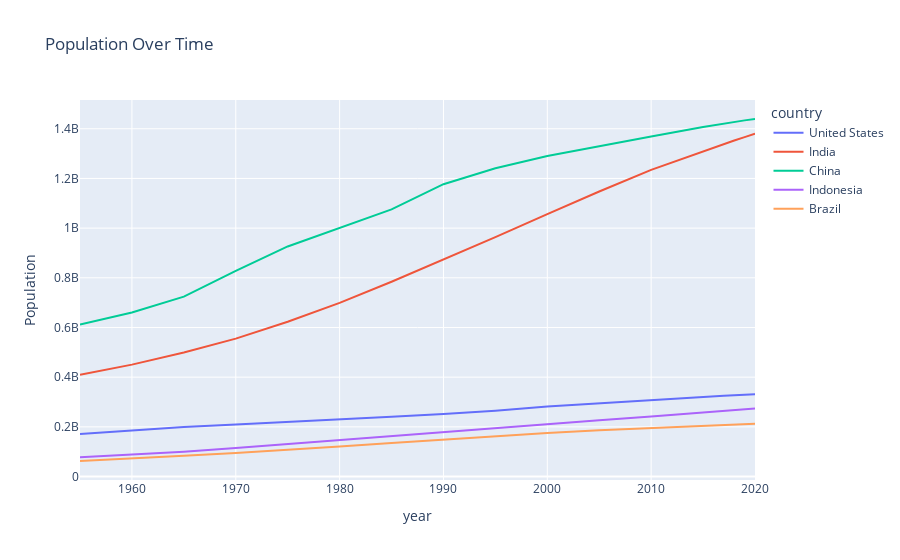

Notebook code for this chart:
### Markdown cell above
####   ⭐ GENERAL SYNTAX OF PLOTLY EXPRESS
px.chart_type(
    data_frame,
    x="column_name_for_x",
    y="column_name_for_y",
    color="column_name_for_colors",
    title="Your Title Here",
    labels={"x": "X Label", "y": "Y Label"},
    other_options_here...
)

### Code cell
fig = px.line(
    data_pivot,
    x=data_pivot.index,
    y=data_pivot.columns,
    labels={"x": "Year", "value": "Population"},
    title="Population Over Time",
       # width=700,     # figure width in pixels
   # height=400     # figure height in pixels
)
fig.show()

### Figure 1 — Plotly figure (JSON) as saved in the notebook; plotly's stock layout.template omitted (floating-point values rounded to 4 significant figures)
{"data": [{"hovertemplate": "country=United States<br>year=%{x}<br>Population=%{y}<extra></extra>", "legendgroup": "United States", "line": {"color": "#636efa", "dash": "solid"}, "marker": {"symbol": "circle"}, "mode": "lines", "name": "United States", "orientation": "v", "showlegend": true, "type": "scatter", "x": [1955.0, 1960.0, 1965.0, 1970.0, 1975.0, 1980.0, 1985.0, 1990.0, 1995.0, 2000.0, 2005.0, 2010.0, 2015.0, 2016.0, 2017.0, 2018.0, 2019.0, 2020.0], "xaxis": "x", "y": [171700000.0, 186700000.0, 199700000.0, 209500000.0, 219100000.0, 229500000.0, 240500000.0, 252100000.0, 265200000.0, 281700000.0, 295000000.0, 309000000.0, 320900000.0, 323000000.0, 325100000.0, 327100000.0, 329100000.0, 331000000.0], "yaxis": "y"}, {"hovertemplate": "country=India<br>year=%{x}<br>Population=%{y}<extra></extra>", "legendgroup": "India", "line": {"color": "#EF553B", "dash": "solid"}, "marker": {"symbol": "circle"}, "mode": "lines", "name": "India", "orientation": "v", "showlegend": true, "type": "scatter", "x": [1955.0, 1960.0, 1965.0, 1970.0, 1975.0, 1980.0, 1985.0, 1990.0, 1995.0, 2000.0, 2005.0, 2010.0, 2015.0, 2016.0, 2017.0, 2018.0, 2019.0, 2020.0], "xaxis": "x", "y": [409900000.0, 450500000.0, 499100000.0, 555200000.0, 623100000.0, 699000000.0, 784400000.0, 873300000.0, 963900000.0, 1057000000.0, 1148000000.0, 1234000000.0, 1310000000.0, 1325000000.0, 1339000000.0, 1353000000.0, 1366000000.0, 1380000000.0], "yaxis": "y"}, {"hovertemplate": "country=China<br>year=%{x}<br>Population=%{y}<extra></extra>", "legendgroup": "China", "line": {"color": "#00cc96", "dash": "solid"}, "marker": {"symbol": "circle"}, "mode": "lines", "name": "China", "orientation": "v", "showlegend": true, "type": "scatter", "x": [1955.0, 1960.0, 1965.0, 1970.0, 1975.0, 1980.0, 1985.0, 1990.0, 1995.0, 2000.0, 2005.0, 2010.0, 2015.0, 2016.0, 2017.0, 2018.0, 2019.0, 2020.0], "xaxis": "x", "y": [612200000.0, 660400000.0, 724200000.0, 827600000.0, 926200000.0, 1000000000.0, 1076000000.0, 1177000000.0, 1241000000.0, 1291000000.0, 1331000000.0, 1369000000.0, 1407000000.0, 1414000000.0, 1421000000.0, 1428000000.0, 1434000000.0, 1439000000.0], "yaxis": "y"}, {"hovertemplate": "country=Indonesia<br>year=%{x}<br>Population=%{y}<extra></extra>", "legendgroup": "Indonesia", "line": {"color": "#ab63fa", "dash": "solid"}, "marker": {"symbol": "circle"}, "mode": "lines", "name": "Indonesia", "orientation": "v", "showlegend": true, "type": "scatter", "x": [1955.0, 1960.0, 1965.0, 1970.0, 1975.0, 1980.0, 1985.0, 1990.0, 1995.0, 2000.0, 2005.0, 2010.0, 2015.0, 2016.0, 2017.0, 2018.0, 2019.0, 2020.0], "xaxis": "x", "y": [77270000.0, 87750000.0, 100300000.0, 114800000.0, 130700000.0, 147400000.0, 165000000.0, 181400000.0, 196900000.0, 211500000.0, 226300000.0, 241800000.0, 258400000.0, 261600000.0, 264700000.0, 267700000.0, 270600000.0, 273500000.0], "yaxis": "y"}, {"hovertemplate": "country=Brazil<br>year=%{x}<br>Population=%{y}<extra></extra>", "legendgroup": "Brazil", "line": {"color": "#FFA15A", "dash": "solid"}, "marker": {"symbol": "circle"}, "mode": "lines", "name": "Brazil", "orientation": "v", "showlegend": true, "type": "scatter", "x": [1955.0, 1960.0, 1965.0, 1970.0, 1975.0, 1980.0, 1985.0, 1990.0, 1995.0, 2000.0, 2005.0, 2010.0, 2015.0, 2016.0, 2017.0, 2018.0, 2019.0, 2020.0], "xaxis": "x", "y": [62530000.0, 72180000.0, 83370000.0, 95110000.0, 107200000.0, 120700000.0, 135300000.0, 149000000.0, 162000000.0, 174800000.0, 186100000.0, 195700000.0, 204500000.0, 206200000.0, 207800000.0, 209500000.0, 211000000.0, 212600000.0], "yaxis": "y"}], "layout": {"legend": {"title": {"text": "country"}, "tracegroupgap": 0}, "title": {"text": "Population Over Time"}, "xaxis": {"anchor": "y", "domain": [0, 1], "title": {"text": "year"}}, "yaxis": {"anchor": "x", "domain": [0, 1], "title": {"text": "Population"}}}}
